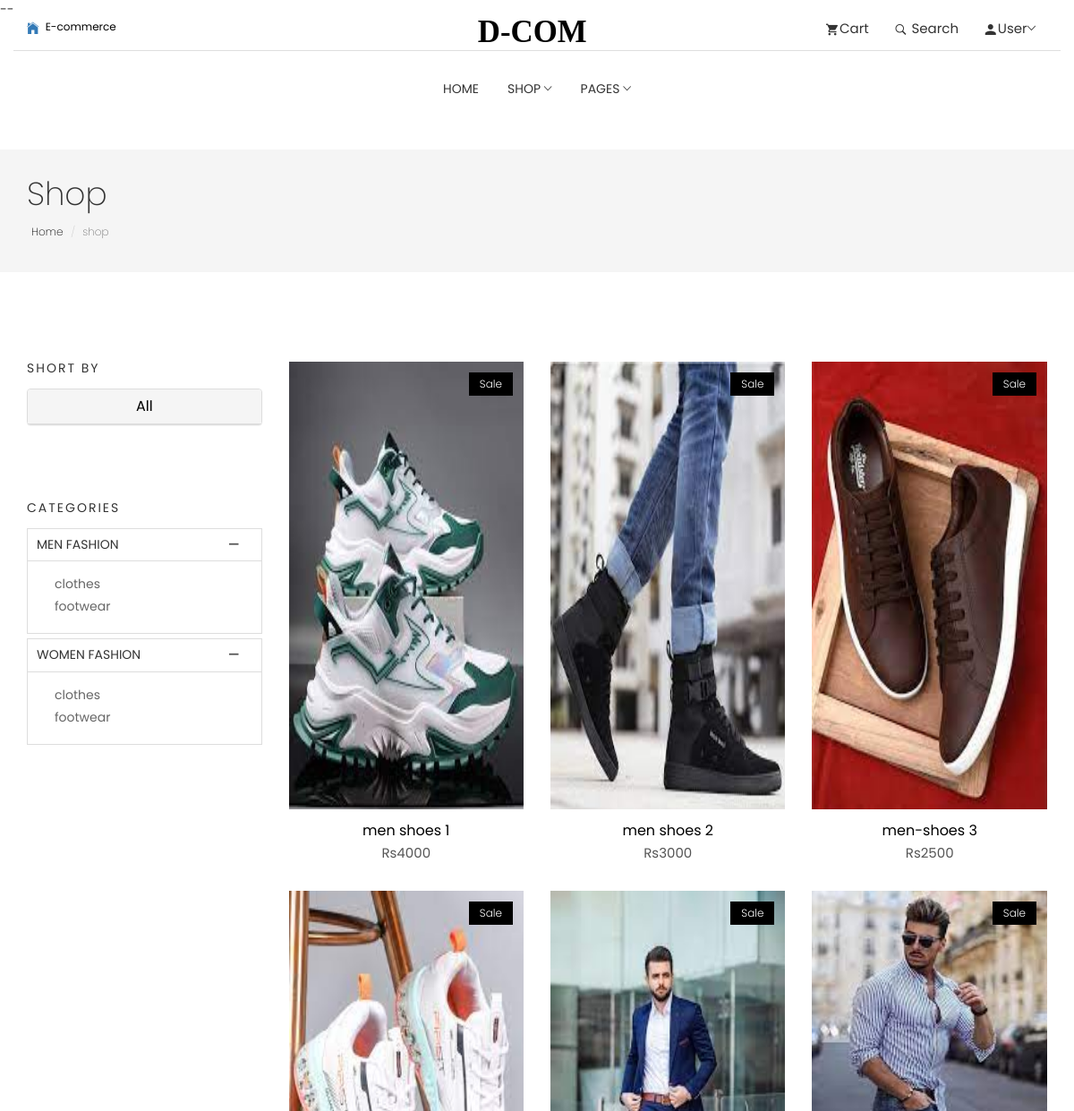
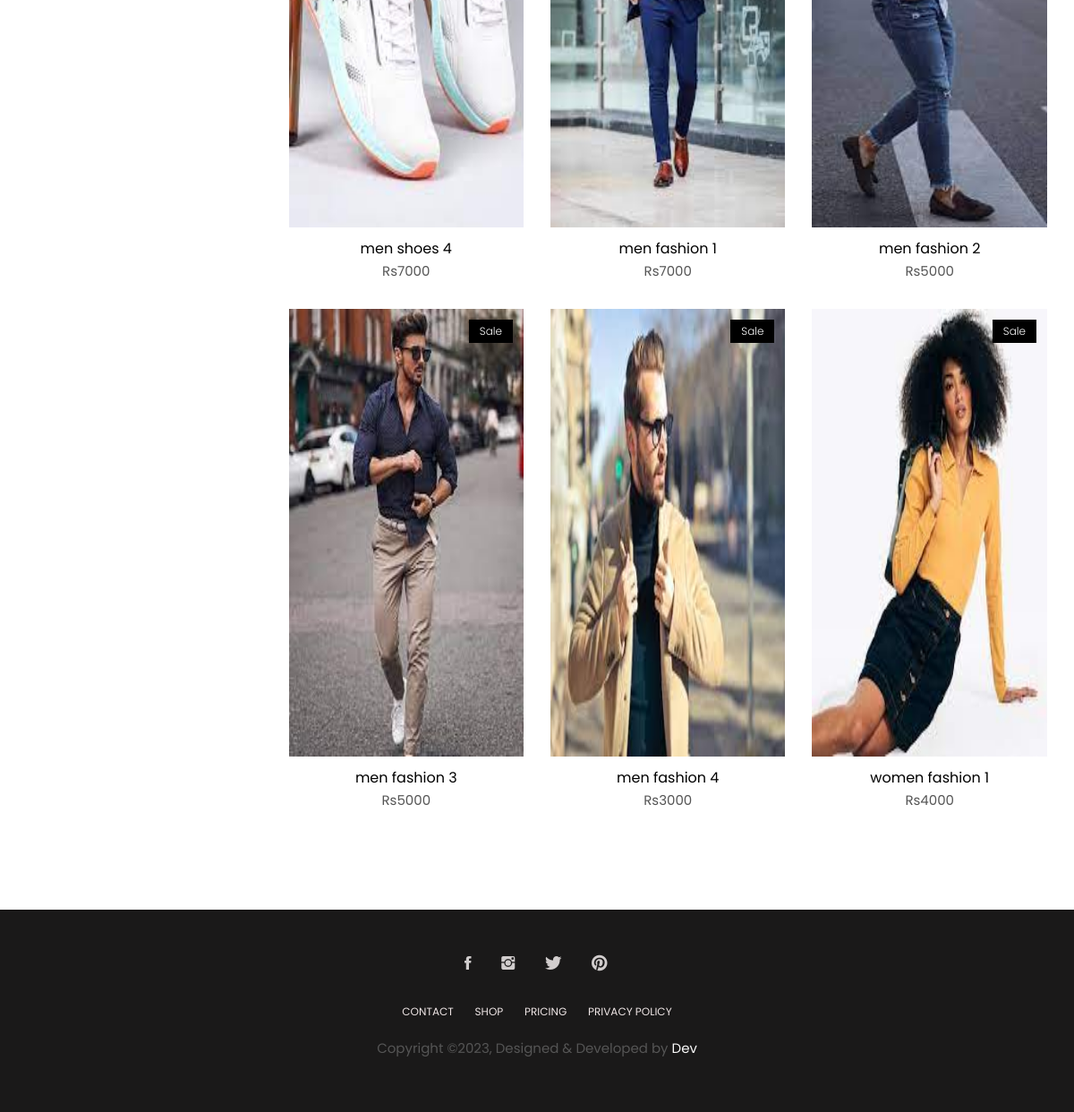
Screenshot of /products/ with the database file from the repository (2 pictures, top to bottom).
### app/models.py (models this page shows, shortened)
class category(models.Model):
    name=models.CharField(max_length=100)

class subcategory(models.Model):
    name=models.CharField(max_length=100)
    category=models.ForeignKey(category, on_delete=models.CASCADE)

class product(models.Model):
    name=models.CharField( max_length=100)
    subcategory=models.ForeignKey(subcategory, on_delete=models.CASCADE)
    discount=models.IntegerField()
    price=models.PositiveIntegerField()
    description=models.TextField()
    image=models.ImageField(upload_to="images")
    quantity=models.IntegerField()
    slug = AutoSlugField(populate_from='name', unique=True)

### app/views.py (the view)
# urls.py: path('products/',views.products, name="products"),
def products(request):
    categories=category.objects.all()
    subcategories=subcategory.objects.all()
    Catid=request.GET.get('catid')
    if Catid:
        subcat_id=subcategory.objects.get(pk=Catid)
        products=product.objects.filter(subcategory=subcat_id)
    else:
        products=product.objects.all()[:9]
    context={
        'products':products,
        'categories':categories,
        'subcategories':subcategories,
    }
    return render(request, 'app/products.html', context)

### app/templates/app/products.html (shortened to what this page needs)
{% extends "app/base.html" %}
{% load static %}
{% block content %}
<section class="menu">
	<nav class="navbar navigation">
		<div class="container">
			<div id="navbar" class="navbar-collapse collapse text-center">
				<ul class="nav navbar-nav">
					<li class="dropdown ">
						<a href="{% url "home" %}">Home</a>
					</li>
					<li class="dropdown dropdown-slide">
						<a href="#!" class="dropdown-toggle" data-toggle="dropdown" data-hover="dropdown" data-delay="350"
							role="button" aria-haspopup="true" aria-expanded="false">Shop <span
								class="tf-ion-ios-arrow-down"></span></a>
					</li>
					<li class="dropdown full-width dropdown-slide">
						<a href="#!" class="dropdown-toggle" data-toggle="dropdown" data-hover="dropdown" data-delay="350"
							role="button" aria-haspopup="true" aria-expanded="false">Pages <span
								class="tf-ion-ios-arrow-down"></span></a>
					</li>
				</ul>
			</div>
		</div>
	</nav>
</section>
<section class="page-header">
	<div class="container">
		<div class="row">
			<div class="col-md-12">
				<div class="content">
					<h1 class="page-name">Shop</h1>
					<ol class="breadcrumb">
						<li><a href="{% url "home" %}">Home</a></li>
						<li class="active">shop</li>
					</ol>
				</div>
			</div>
		</div>
	</div>
</section>
<section class="products section">
	<div class="container">
		<div class="row">
			<div class="col-md-3">
				<div class="widget">
					<h4 class="widget-title">Short By</h4>
					<div class="panel panel-default">
						<div class="panel-heading" role="tab" id="headingOne">
							<a  class="w-100"  href="{% url "products" %}">
								<h4 class="panel-title text-center">
									All
								</h4>
							</a>
						</div>
					</div>
				</div>
				<div class="widget product-category">
					<h4 class="widget-title">Categories</h4>
					<div class="panel-group commonAccordion" id="accordion" role="tablist" aria-multiselectable="true">
						{% for i in categories %}
						<div class="panel panel-default">
							<div class="panel-heading" role="tab" id="headingOne">
								<h4 class="panel-title">
									<a role="button" data-toggle="collapse" data-parent="#accordion" href="#collapseOne-{{i.id}}"
										aria-expanded="true" aria-controls="collapseOne">
										{{i.name}}
									</a>
								</h4>
							</div>
							<div id="collapseOne-{{i.id}}" class="panel-collapse collapse in" role="tabpanel"
								aria-labelledby="headingOne">
								<div class="panel-body">
									<ul>
										{% for j in subcategories %}
										{% if j.category.name == i.name %}
										<li><a href="/products/?catid={{j.id}}">{{j.name}}</a></li>
										{% endif %}
										{% endfor %}
									</ul>
								</div>
							</div>
						</div>
						{% endfor %}
					</div>
				</div>
			</div>
			<div class="col-md-9">
				<div class="row">
					{% for i in products %}
					<div class="col-md-4">
						<div class="product-item">
							<div class="product-thumb">
								<span class="bage">Sale</span>
								<img class="img-responsive" src="{{i.image.url}}" alt="product-img" />
							</div>
							<div class="product-content">
								<h4><a href="product-single.html">{{i.name}}</a></h4>
								<p class="price">Rs{{i.price}}</p>
							</div>
						</div>
					</div>
					{% endfor %}
				</div>
			</div>
		</div>
	</div>
</section>
{% endblock content %}

### app/static/app/css/style.css (style rules this page uses)
body { line-height: 1.5; font-family: "Poppins", sans-serif; -webkit-font-smoothing: antialiased; }
p { font-family: "Poppins", sans-serif; color: #555555; font-size: 15px; }
h1, h2, h3, h4, h5, h6 { font-family: "Poppins", sans-serif; }
h1, h2, h3, h4, h5, h6 { font-weight: 400; }
ol, ul { margin: 0; padding: 0; list-style: none; }
a, a:focus, a:hover { text-decoration: none; outline: 0; color: #000; }
.w-100 { width: 100%; }
.section { padding: 80px 0; }
.page-header { background: #f5f5f5; margin-top: 20px; border-bottom: none; padding: 30px 0; }
.page-header h1 { font-weight: 200; margin: 0 0 6px 0; }
.page-header .breadcrumb { background: transparent; padding: 5px; margin: 0; }
.page-header .breadcrumb li { font-weight: 200; font-size: 12px; }
.page-header .breadcrumb li a { color: #000; }
.dropdown-slide { position: static; }
.commonAccordion .panel, .commonAccordion-2 .panel { border-radius: 0; box-shadow: none; }
.commonAccordion .panel .panel-heading, .commonAccordion-2 .panel .panel-heading { background: transparent; padding: 0; }
.commonAccordion .panel .panel-title, .commonAccordion-2 .panel .panel-title { position: relative; }
.commonAccordion .panel .panel-title a, .commonAccordion-2 .panel .panel-title a { display: block; font-size: 14px; text-transform: uppercase; padding: 10px 10px; }
.commonAccordion .panel .panel-title a:before, .commonAccordion-2 .panel .panel-title a:before { color: #555; content: "\f209"; position: absolute; right: 25px; font-family: "themefisher-font"; }
.navigation { margin-bottom: 0; padding: 10px 0; }
.navigation .navbar-nav > li { position: static; }
.navigation .navbar-nav > li > a { color: #333; font-size: 14px; padding: 20px 15px; text-transform: uppercase; transition: 0.2s ease-in-out 0s; border: 1px solid transparent; }
.navigation .container { position: relative; }
.navigation .navbar-nav { float: none; display: inline-block; }
.product-item { margin-bottom: 30px; }
.product-item .product-thumb { position: relative; }
.product-item .product-thumb img { width: 100%; height: 500px; }
.product-item .product-thumb .bage { position: absolute; top: 12px; right: 12px; background: #000; color: #fff; font-size: 12px; padding: 4px 12px; font-weight: 300; display: inline-block; }
.product-item .product-thumb:before { transition: 0.3s all; opacity: 0; background: rgba(0, 0, 0, 0.6); content: ""; position: absolute; top: 0; right: 0; left: 0; bottom: 0; }
.product-item .product-content { text-align: center; }
.product-item .product-content h4 { font-size: 16px; font-weight: 400; margin-top: 15px; margin-bottom: 6px; }
.product-item .product-content h4 a { color: #000; }
.product-category ul { padding-left: 15px; }
.product-category ul li { margin-bottom: 4px; }
.product-category ul li a { color: #666; }
.widget { margin-bottom: 30px; padding-bottom: 35px; }
.widget .widget-title { margin: 0; padding-bottom: 15px; font-size: 14px; font-weight: 400; text-transform: uppercase; letter-spacing: 2px; }

### rows the page displays
category: name "MEN FASHION"
subcategory: name "clothes"
subcategory: name "footwear"
category: name "WOMEN FASHION"
subcategory: name "clothes"
subcategory: name "footwear"
product: image (picture), name "men shoes 1", price "4000"
product: image (picture), name "men shoes 2", price "3000"
product: image (picture), name "men-shoes 3", price "2500"
product: image (picture), name "men shoes 4", price "7000"
product: image (picture), name "men fashion 1", price "7000"
product: image (picture), name "men fashion 2", price "5000"
product: image (picture), name "men fashion 3", price "5000"
product: image (picture), name "men fashion 4", price "3000"
product: image (picture), name "women fashion 1", price "4000"
